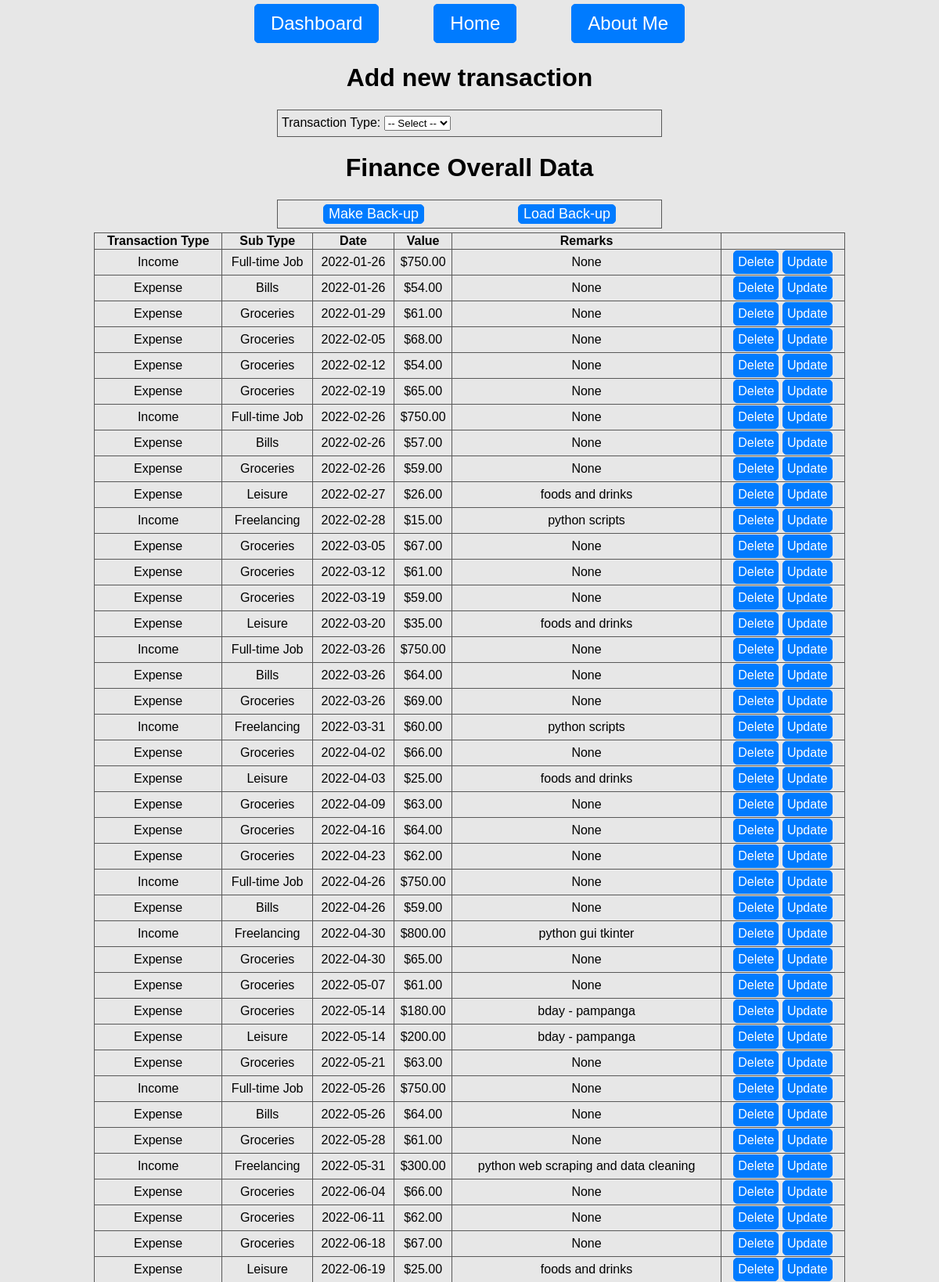
The page / (upper part) on the database its author committed.
### models.py (models this page shows, shortened)
class Finance_Table(db.Model):
    transact_id = db.Column(db.Integer, primary_key=True)
    transact_type = db.Column(db.String(10), nullable=False)
    transact_sub_type = db.Column(db.String(100), nullable=False)
    transact_date = db.Column(db.DateTime)
    money = db.Column(db.Numeric, nullable=False)
    note = db.Column(db.String(200), nullable=True)

### routes.py (the view)
@server.route("/", methods=["POST", "GET"])
def index():
    if request.method == "POST":
        main_type = request.form["main_type"]
        if main_type == "Income":
            sub_type = request.form["income_sub_type"]
        elif main_type == "Expense":
            sub_type = request.form["expense_sub_type"]
        else:
            print(main_type)
        transact_amount = request.form["amount"]
        transact_note = request.form["note"]
        try:
            select_date_str = request.form["select_date"]
            select_date = datetime.strptime(select_date_str, "%Y-%m-%d")
        except Exception as e:
            print(f"Invalid date format. Please use YYYY-MM-DD.\nError: {type(e).__name__}")
        new_transact = Finance_Table(transact_type=main_type,
                                     transact_sub_type=sub_type,
                                     transact_date=select_date,
                                     money=transact_amount,
                                     note=transact_note) # type: ignore
        try:
            db.session.add(new_transact)
            db.session.commit()
        except Exception as e:
            print(f"There was an issue adding your transaction. Error: {type(e).__name__}")
        finally:
            db.session.close()
            return redirect("/")
    else:
        transact = Finance_Table.query.order_by(Finance_Table.transact_date).all()
        return render_template("index.html", transact=transact)

### templates/index.html (shortened to what this page needs)
{% extends "base.html" %}
{% block body %}
<div class="content">
    <h1>Add new transaction</h1>
    <form action="/" method="POST" id="add_form" class="outer_form">
        <label for="main_type">Transaction Type:</label>
        <select name="main_type" id="main_type">
            <option value="">-- Select --</option>
        </select>
    </form>
    <h1>Finance Overall Data</h1>
    <div id="import_extract">
        <form action="/confirm_backup" method="POST" id="form_make_backup" class="inner_form_l1">
            <button id="extract_to_csv" class="import_extract_btn" onclick="confirm_message()">Make Back-up</button>
        </form>
        <form action="/backup_list{{file_list}}" id="form_load_backup" class="inner_form_l1">
            <button id="import_from_csv" class="import_extract_btn">Load Back-up</button>
        </form>
    </div>
    {% if transact|length < 1 %}
    <h2>There are no data. Go create some.</h2>
    {% else %}
    <table>
        <tr>
            <th>Transaction Type</th>
            <th>Sub Type</th>
            <th>Date</th>
            <th>Value</th>
            <th>Remarks</th>
        </tr>
        {% for per_transact in transact %}
            <tr>
                <td>{{ per_transact.transact_type }}</td>
                <td>{{ per_transact.transact_sub_type }}</td>
                <td>{{ per_transact.transact_date.date().strftime("%Y-%m-%d") }}</td>
                <td>{{ "$" "%0.2f"|format(per_transact.money|float) }}</td>
                <td>{{ per_transact.note }}</td>
                <td>
                    <a href="/delete/{{per_transact.transact_id}}" class="delete_update_btn">Delete</a>
                    <a href="/update/{{per_transact.transact_id}}" class="delete_update_btn">Update</a>
                </td>
            </tr>
        {% endfor %}
    </table>
    {% endif %}
</div>
{% endblock %}

### templates/base.html (shortened to what this page needs)
<!DOCTYPE html>
<html lang="en">
<head>
    <link rel="stylesheet" href="{{ url_for('static', filename='css/styles.css') }}">
</head>
<body>
    <header>
        <nav>
            <a href="/dashboard/" class="header_nav">Dashboard</a>
            <a href="/" class="header_nav">Home</a>
            <a href="/about_me" class="header_nav">About Me</a>
        </nav>
    </header>
    {% block body %}{% endblock %}
</body>
</html>

### static/css/styles.css (style rules this page uses)
body { margin: 0; font-family: sans-serif; background-color: #e7e7e7; }
header nav { display: flex; justify-content: center; gap: 5%; font-size: x-large; }
a.header_nav, a.footer_nav { display: inline-block; padding: 10px 20px; margin: 5px; text-decoration: none; color: #fff; background-color: #007bff; border: 1px solid #007bff; border-radius: 5px; cursor: pointer; }
form.outer_form { border: 1px solid #585858; padding: 5px; width: 40%; margin-left: auto; margin-right: auto; }
label, input, select { margin-top: 2px; margin-bottom: 2px; }
h1, h2 { text-align: center; }
div#import_extract { border: 1px solid #585858; padding: 5px; width: 40%; margin-left: auto; margin-right: auto; margin-top: 5px; margin-bottom: 5px; display: flex; justify-content: center; align-items: center; gap: 25%; }
table, td, th { border: 1px solid #585858; }
table { border-collapse: collapse; width: 80%; margin-left: 10%; margin-right: 10%; text-align: center; }
a.delete_update_btn { display: inline-block; padding: 5px 5px; text-decoration: none; color: #fff; background-color: #007bff; border: 1px solid #007bff; border-radius: 5px; cursor: pointer; }
input#submit_btn, input#update_btn, button.import_extract_btn { font-size: large; color: #fff; background-color: #007bff; border: 1px solid #007bff; border-radius: 5px; cursor: pointer; }

### rows shown on the page
Finance_Table: transact_type "Income", transact_sub_type "Full-time Job", transact_date "2022-01-26", money "$750.00", note "None"
Finance_Table: transact_type "Expense", transact_sub_type "Bills", transact_date "2022-01-26", money "$54.00", note "None"
Finance_Table: transact_type "Expense", transact_sub_type "Groceries", transact_date "2022-01-29", money "$61.00", note "None"
Finance_Table: transact_type "Expense", transact_sub_type "Groceries", transact_date "2022-02-05", money "$68.00", note "None"
Finance_Table: transact_type "Expense", transact_sub_type "Groceries", transact_date "2022-02-12", money "$54.00", note "None"
Finance_Table: transact_type "Expense", transact_sub_type "Groceries", transact_date "2022-02-19", money "$65.00", note "None"
Finance_Table: transact_type "Income", transact_sub_type "Full-time Job", transact_date "2022-02-26", money "$750.00", note "None"
Finance_Table: transact_type "Expense", transact_sub_type "Bills", transact_date "2022-02-26", money "$57.00", note "None"
Finance_Table: transact_type "Expense", transact_sub_type "Groceries", transact_date "2022-02-26", money "$59.00", note "None"
Finance_Table: transact_type "Expense", transact_sub_type "Leisure", transact_date "2022-02-27", money "$26.00", note "foods and drinks"
Finance_Table: transact_type "Income", transact_sub_type "Freelancing", transact_date "2022-02-28", money "$15.00", note "python scripts"
Finance_Table: transact_type "Expense", transact_sub_type "Groceries", transact_date "2022-03-05", money "$67.00", note "None"
Finance_Table: transact_type "Expense", transact_sub_type "Groceries", transact_date "2022-03-12", money "$61.00", note "None"
Finance_Table: transact_type "Expense", transact_sub_type "Groceries", transact_date "2022-03-19", money "$59.00", note "None"
Finance_Table: transact_type "Expense", transact_sub_type "Leisure", transact_date "2022-03-20", money "$35.00", note "foods and drinks"
Finance_Table: transact_type "Income", transact_sub_type "Full-time Job", transact_date "2022-03-26", money "$750.00", note "None"
Finance_Table: transact_type "Expense", transact_sub_type "Bills", transact_date "2022-03-26", money "$64.00", note "None"
Finance_Table: transact_type "Expense", transact_sub_type "Groceries", transact_date "2022-03-26", money "$69.00", note "None"
Finance_Table: transact_type "Income", transact_sub_type "Freelancing", transact_date "2022-03-31", money "$60.00", note "python scripts"
Finance_Table: transact_type "Expense", transact_sub_type "Groceries", transact_date "2022-04-02", money "$66.00", note "None"
Finance_Table: transact_type "Expense", transact_sub_type "Leisure", transact_date "2022-04-03", money "$25.00", note "foods and drinks"
Finance_Table: transact_type "Expense", transact_sub_type "Groceries", transact_date "2022-04-09", money "$63.00", note "None"
Finance_Table: transact_type "Expense", transact_sub_type "Groceries", transact_date "2022-04-16", money "$64.00", note "None"
Finance_Table: transact_type "Expense", transact_sub_type "Groceries", transact_date "2022-04-23", money "$62.00", note "None"
Finance_Table: transact_type "Income", transact_sub_type "Full-time Job", transact_date "2022-04-26", money "$750.00", note "None"
Finance_Table: transact_type "Expense", transact_sub_type "Bills", transact_date "2022-04-26", money "$59.00", note "None"
Finance_Table: transact_type "Income", transact_sub_type "Freelancing", transact_date "2022-04-30", money "$800.00", note "python gui tkinter"
Finance_Table: transact_type "Expense", transact_sub_type "Groceries", transact_date "2022-04-30", money "$65.00", note "None"
Finance_Table: transact_type "Expense", transact_sub_type "Groceries", transact_date "2022-05-07", money "$61.00", note "None"
Finance_Table: transact_type "Expense", transact_sub_type "Groceries", transact_date "2022-05-14", money "$180.00", note "bday - pampanga"
Finance_Table: transact_type "Expense", transact_sub_type "Leisure", transact_date "2022-05-14", money "$200.00", note "bday - pampanga"
Finance_Table: transact_type "Expense", transact_sub_type "Groceries", transact_date "2022-05-21", money "$63.00", note "None"
Finance_Table: transact_type "Income", transact_sub_type "Full-time Job", transact_date "2022-05-26", money "$750.00", note "None"
Finance_Table: transact_type "Expense", transact_sub_type "Bills", transact_date "2022-05-26", money "$64.00", note "None"
Finance_Table: transact_type "Expense", transact_sub_type "Groceries", transact_date "2022-05-28", money "$61.00", note "None"
Finance_Table: transact_type "Income", transact_sub_type "Freelancing", transact_date "2022-05-31", money "$300.00", note "python web scraping and data cleaning"
Finance_Table: transact_type "Expense", transact_sub_type "Groceries", transact_date "2022-06-04", money "$66.00", note "None"
Finance_Table: transact_type "Expense", transact_sub_type "Groceries", transact_date "2022-06-11", money "$62.00", note "None"
Finance_Table: transact_type "Expense", transact_sub_type "Groceries", transact_date "2022-06-18", money "$67.00", note "None"
Finance_Table: transact_type "Expense", transact_sub_type "Leisure", transact_date "2022-06-19", money "$25.00", note "foods and drinks"
